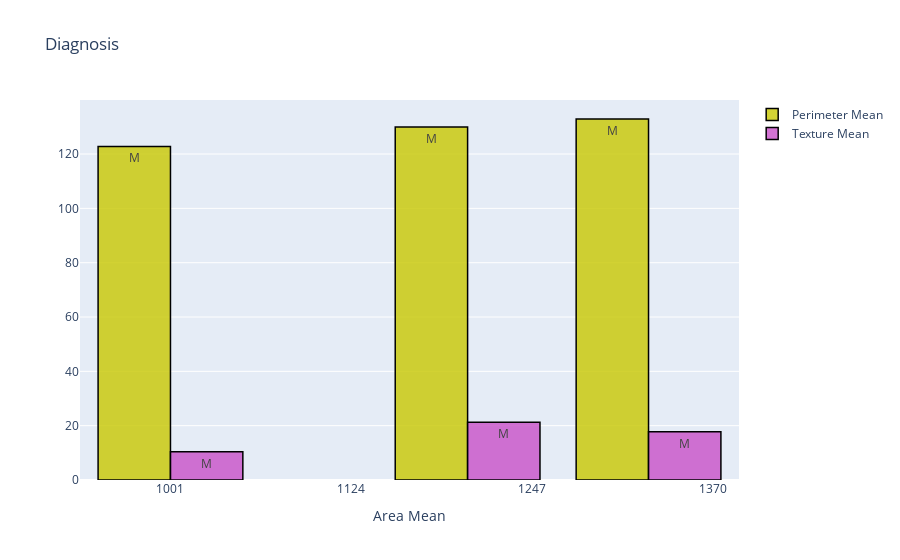

Source (notebook cell):
### Markdown cell above
#### Bar Plot

The **'barmode'** property is an enumeration that may be specified as:

- One of the following enumeration values: ['stack', 'group', 'overlay', 'relative']

### Code cell
# Prepare data drame
df_sample = df.iloc[:3,:]
# Creating Bar Chart
tracebar1 = go.Bar(x = df_sample.area_mean,
                y = df_sample.perimeter_mean,
                name = "Perimeter Mean",
                marker = dict(color = 'rgba(200, 200, 2, 0.8)',\
                             line=dict(color='rgb(0,0,0)',width=1.5)),
                text= df_sample.diagnosis)
# Creating Bar Chart
tracebar2 = go.Bar(x = df_sample.area_mean,
                y = df_sample.texture_mean,
                name = "Texture Mean",
                marker = dict(color = 'rgba(200, 80, 200, 0.8)',
                             line=dict(color='rgb(0,0,0)',width=1.5)),
                text= df_sample.diagnosis)

data = [tracebar1, tracebar2]
layout = go.Layout(barmode = 'group',
                   title= 'Diagnosis',
                   xaxis= dict(title='Area Mean'))
fig = go.Figure(data = data, layout = layout)
fig.show()

### Figure 1 — Plotly figure (JSON) as saved in the notebook; plotly's stock layout.template omitted (floating-point values rounded to 4 significant figures)
{"data": [{"marker": {"color": "rgba(200, 200, 2, 0.8)", "line": {"color": "rgb(0, 0, 0)", "width": 1.5}}, "name": "Perimeter Mean", "text": ["M", "M", "M"], "type": "bar", "x": [1001, 1326, 1203], "y": [122.8, 132.9, 130]}, {"marker": {"color": "rgba(200, 80, 200, 0.8)", "line": {"color": "rgb(0, 0, 0)", "width": 1.5}}, "name": "Texture Mean", "text": ["M", "M", "M"], "type": "bar", "x": [1001, 1326, 1203], "y": [10.38, 17.77, 21.25]}], "layout": {"autosize": true, "barmode": "group", "title": {"text": "Diagnosis"}, "xaxis": {"autorange": true, "range": [939.5, 1388.0], "title": {"text": "Area Mean"}, "type": "linear"}, "yaxis": {"autorange": true, "range": [0, 139.9], "type": "linear"}}}
